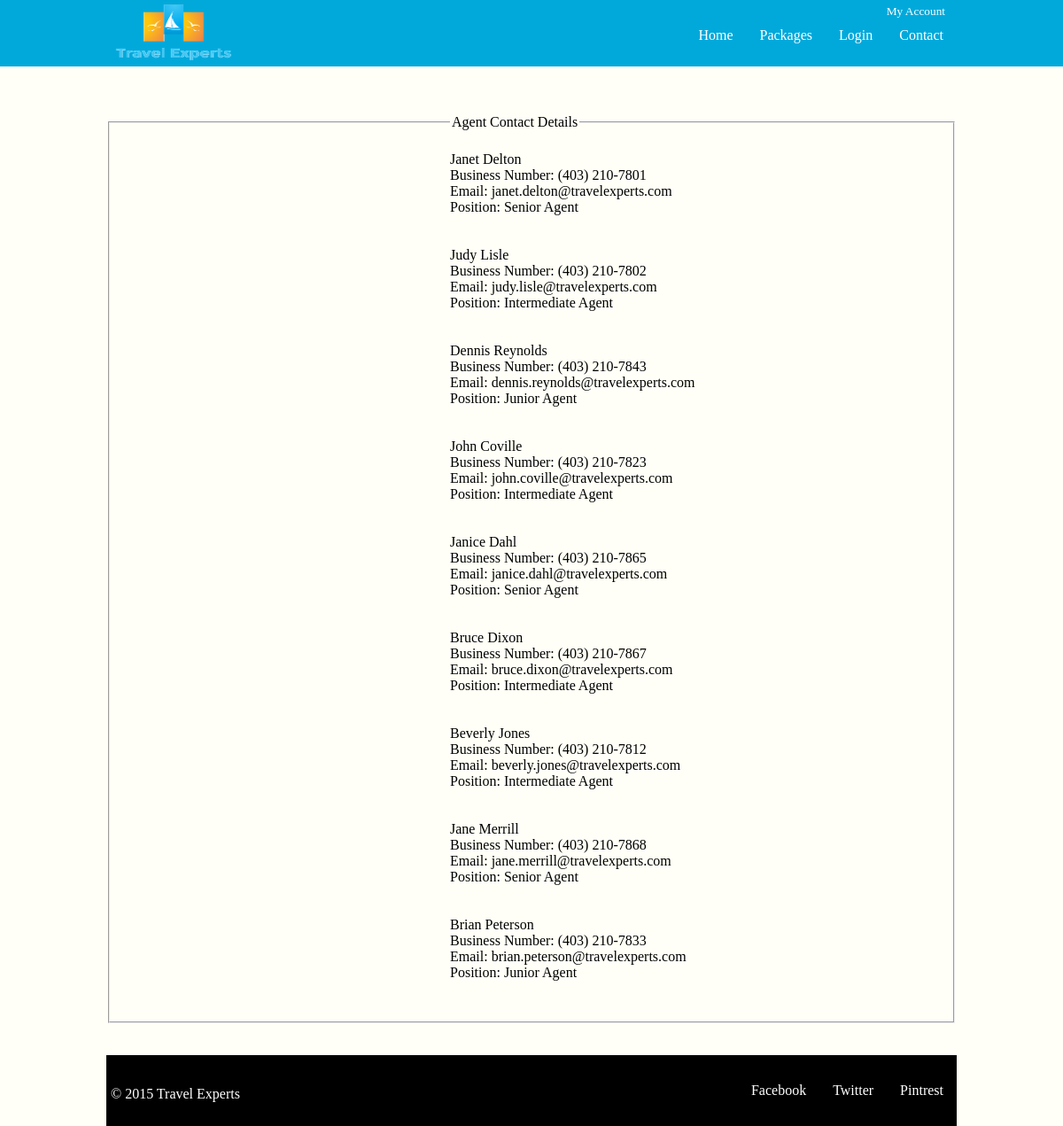
/contacts.php, run on the app's committed database.
### tables this page shows
CREATE TABLE `agents` (
  `AgentId` int(11) NOT NULL,
  `AgtFirstName` varchar(20) DEFAULT NULL,
  `AgtMiddleInitial` varchar(5) DEFAULT NULL,
  `AgtLastName` varchar(20) DEFAULT NULL,
  `AgtBusPhone` varchar(20) DEFAULT NULL,
  `AgtEmail` varchar(50) DEFAULT NULL,
  `AgtPosition` varchar(20) DEFAULT NULL,
  `AgencyId` int(11) DEFAULT NULL,
  `AgtUserId` varchar(40) NOT NULL,
  `AgtPassword` varchar(40) NOT NULL
);

### Functions.php (the view, shortened to what this page needs)
<?php
  function agencyConnect(){
    $link = new mysqli("localhost","root","","travelexperts");
    if ($link->connect_errno){
      echo "Failed to connect: " . $link->connect_error;
    }
    else{
      return $link;
    }
  }
  function displayContacts()
  {
	  $link = agencyConnect();
    $sql = "SELECT `AgentId`, `AgtFirstName`, `AgtLastName`, `AgtBusPhone`, `AgtEmail`, `AgtPosition` FROM `agents`";
    $result = $link->query($sql);
    $contact = "<div id='agent'>";
    while ($row = $result->fetch_row()) {
      $contact .= "$row[1] $row[2] <br />";
		$contact .= "Business Number: $row[3] <br />";
		$contact .= "Email: $row[4] <br />";
		$contact .= "Position: $row[5] <br />";
		$contact .= "<br /><br />";
    }
    $contact .= "</div>";
    return $contact;
  }
?>

### header.php (shortened to what this page needs)
<!DOCTYPE html>
<html>
<head>
<link rel="stylesheet" type="text/css" href="style.css">
</head>
<body>
	<div class="header">
		<div class="container">
			<div class="logo" alt="Travel Experts">
				<a href="index.php"><img border="0" alt="Travel Experts" src="images/logo2.PNG" width="150" height="75"></a>
			</div>
			<div class="nav">
				<a id="welcomeLink" href="useraccountinfo.php">My Account</a>
				<ul>
					<li><a href="index.php">Home</a></li>
					<li><a href="travelPackages.php">Packages</a></li>
					<li id="logIn"><a  href="login.php" >Login</a></li>
					<li><a href="contacts.php">Contact</a></li>
				</ul>
			</div>
		</div>
	</div>
</body>
</html>

### contacts.php (shortened to what this page needs)
<?php
	include("header.php");
?>
<!DOCTYPE html>
<html>
	<head>
	</head>
	<body>
		<div id="main_container">
			<h1 style="text-align:center;"></h1><br />
			<fieldset style="padding-left:40%;">
				<legend>Agent Contact Details</legend><br/>
			<?php
				include("Functions.php");
				print(displayContacts());
			?>
			</fieldset>
			<?php
				include("footer.php");
			?>
		</div>
	</body>
</html>

### footer.php (shortened to what this page needs)
<!DOCTYPE html>
<html>
<head>
<link rel="stylesheet" type="text/css" href="style.css">
</head>
<body>
<div id="footer_main">
	<div id="container1">
			<div id="copyright">
				&copy; 2015 Travel Experts
			</div>
			<div id="social_media">
				<ul>
					<li><a href="#">Facebook</a></li>
					<li><a href="#">Twitter</a></li>
					<li><a href="#">Pintrest</a></li>
				</ul>
			</div>
	</div>
</div>
</body>
</html>

### style.css (style rules this page uses)
body { background-color: #FFFFF7; width:100%; margin: auto; }
li { list-style: none; float: left; padding: 15px; }
a { text-decoration: none; color: #ffffff; }
.container { width:960px; margin: 0 auto; }
.header { width: 100%; height: 75px; background: #01A9DB; position: fixed; top: 0px; }
.logo { float:left; color:white; font-family: Arial, Helvetica, sans-serif; }
.nav { float: right; color: white; }
#main_container { padding-top: 90px; padding-bottom: 20px; width:960px; height: auto; margin: 0 auto; }
#footer_main { width: 100%; float: left; background: black; color: white; height: 80px; position: relative; bottom: 0px; }
#container1 { width: 960px; margin: 0 auto; }
#copyright { float: left; padding-top: 35px; padding-left: 5px; }
#social_media { float: right; }
#welcomeLink { float: right; font-size: 10pt; padding-right:10px; margin-bottom:-10px; padding-top:5px; margin-right:3px; }

### data on the page
agents: AgtFirstName "Janet", AgtLastName "Delton", AgtBusPhone "(403) 210-7801", AgtEmail "janet.delton@travelexperts.com", AgtPosition "Senior Agent"
agents: AgtFirstName "Judy", AgtLastName "Lisle", AgtBusPhone "(403) 210-7802", AgtEmail "judy.lisle@travelexperts.com", AgtPosition "Intermediate Agent"
agents: AgtFirstName "Dennis", AgtLastName "Reynolds", AgtBusPhone "(403) 210-7843", AgtEmail "dennis.reynolds@travelexperts.com", AgtPosition "Junior Agent"
agents: AgtFirstName "John", AgtLastName "Coville", AgtBusPhone "(403) 210-7823", AgtEmail "john.coville@travelexperts.com", AgtPosition "Intermediate Agent"
agents: AgtFirstName "Janice", AgtLastName "Dahl", AgtBusPhone "(403) 210-7865", AgtEmail "janice.dahl@travelexperts.com", AgtPosition "Senior Agent"
agents: AgtFirstName "Bruce", AgtLastName "Dixon", AgtBusPhone "(403) 210-7867", AgtEmail "bruce.dixon@travelexperts.com", AgtPosition "Intermediate Agent"
agents: AgtFirstName "Beverly", AgtLastName "Jones", AgtBusPhone "(403) 210-7812", AgtEmail "beverly.jones@travelexperts.com", AgtPosition "Intermediate Agent"
agents: AgtFirstName "Jane", AgtLastName "Merrill", AgtBusPhone "(403) 210-7868", AgtEmail "jane.merrill@travelexperts.com", AgtPosition "Senior Agent"
agents: AgtFirstName "Brian", AgtLastName "Peterson", AgtBusPhone "(403) 210-7833", AgtEmail "brian.peterson@travelexperts.com", AgtPosition "Junior Agent"
